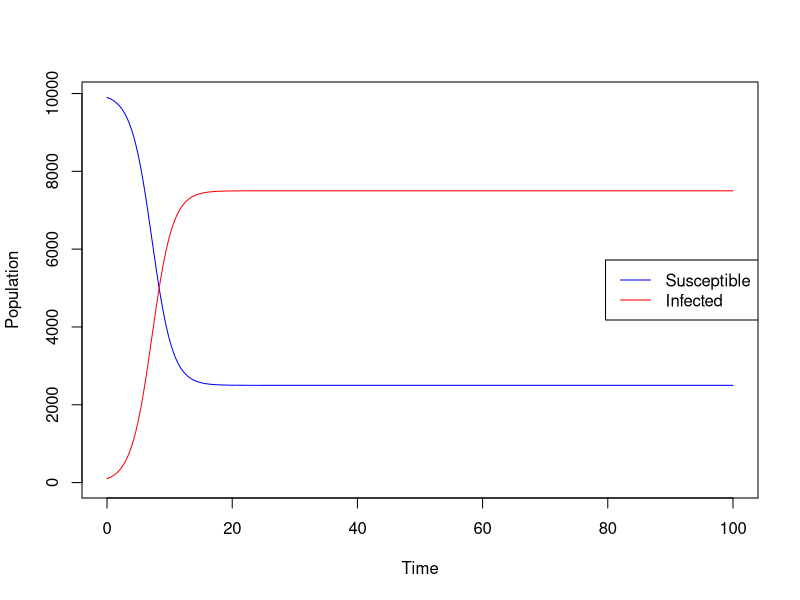

Generate this figure with R:
## ---- chunk 1
library(deSolve)
## ---- chunk 2
sis_model <- function(time, state, parameters) {
  with(as.list(c(state, parameters)), {
    
    N <- S + I
    
    # Force of infection
    lambda <- beta * S * I / N
    
    dS <- -lambda + gamma * I
    dI <-  lambda - gamma * I
    
    list(c(dS, dI))
  })
}
## ---- chunk 3
parameters <- c(
  beta = 0.8,    # transmission rate
  gamma = 0.2    # recovery rate
)
## ---- chunk 4
state <- c(
  S = 9900,    # susceptable
  I = 100    # Infected
)
## ---- chunk 5

times <- seq(0, 100, by = 0.1)

out <- ode(
  y = state,
  times = times, 
  func = sis_model,
  parms = parameters,
)

out <- as.data.frame(out)

## ---- chunk 6
plot(out$time, out$S, type = "l",
     col = "blue",
     xlab = "Time",
     ylab = "Population",
     ylim = c(0, max(out$S)))

lines(out$time, out$I, col = "red")

legend("right",
       legend = c("Susceptible", "Infected"),
       col = c("blue", "red"),
       lty = 1)
